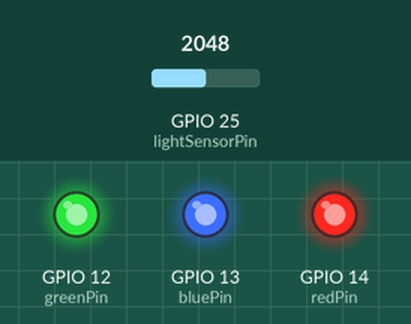
Simulated run of this sketch. Board: ESP32. On the bench: output pins drawn as LEDs (lit = HIGH). The test bench sets the inputs (shaded band); at power-on: GPIO 25 (lightSensorPin) = 2048. What the sketch prints to the serial monitor is not drawn.

Above: at 0.1 s.
Timing chart, 0 to 1.6 s (numbered marks = the images above):
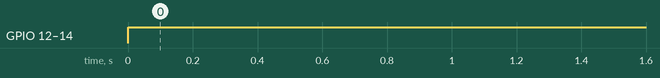

Measured:
- by itself, GPIO 12 (greenPin), GPIO 13 (bluePin), GPIO 14 (redPin): LOW → HIGH at 0.00 s

The sketch:

ledstrip.ino
```cpp
/*********
  Rui Santos
  Complete project details at http://randomnerdtutorials.com
*********/

// Decode HTTP GET value
String redString = "255";
String greenString = "255";
String blueString = "255";
int pos1 = 0;
int pos2 = 0;
int pos3 = 0;
int pos4 = 0;

// Red, green, and blue pins for PWM control
const int redPin = 14;     // 13 corresponds to GPIO13
const int greenPin = 12;   // 12 corresponds to GPIO12
const int bluePin = 13;    // 14 corresponds to GPIO14

//photoreceptor
int lightSensorPin = 25;

// Setting PWM frequency, channels and bit resolution
const int freq = 5000;
const int redChannel = 0;
const int greenChannel = 1;
const int blueChannel = 2;
// Bit resolution 2^8 = 256
const int resolution = 8;

// Current time
unsigned long currentTime = millis();
// Previous time
unsigned long previousTime = 0;
// Define timeout time in milliseconds (example: 2000ms = 2s)
const long timeoutTime = 2000;

void setup() {
  Serial.begin(115200);
  pinMode(lightSensorPin, INPUT);
  // configure LED PWM functionalitites
  ledcSetup(redChannel, freq, resolution);
  ledcSetup(greenChannel, freq, resolution);
  ledcSetup(blueChannel, freq, resolution);

  // attach the channel to the GPIO to be controlled
  ledcAttachPin(redPin, redChannel);
  ledcAttachPin(greenPin, greenChannel);
  ledcAttachPin(bluePin, blueChannel);

}

void loop(){
  int val = analogRead(lightSensorPin);
  val = val/16.06;
  Serial.println(val);
            // Request sample: /?r201g32b255&
            // Red = 201 | Green = 32 | Blue = 255

              /*Serial.println(redString.toInt());
              Serial.println(greenString.toInt());
              Serial.println(blueString.toInt());*/
  ledcWrite(redChannel, 255);
  ledcWrite(greenChannel, 255);
  ledcWrite(blueChannel, 255);
  delay(50);

}
```
